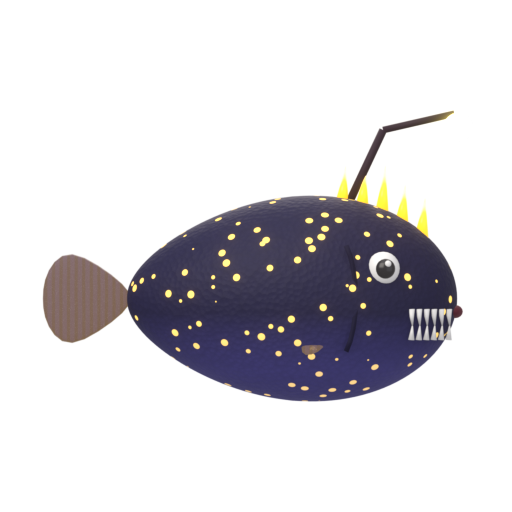
#> input picture assets/fish/abyssking.png, 512 x 512 px, given in place of roach.png, which was not available
$ python sheet.py
#> lines starting #> are read from the running program, lines starting #| are printed output that depends on the picture; pictures that were not available may be replaced by others from this repository, and a replacement may not be noted
### blender/fish_data.py
"""40 рыб игры «Улов». Один источник данных для рендера в Blender и для приложения."""


# [8 lines left out: function hx, not called in this run]


RARITIES = ['common', 'uncommon', 'rare', 'epic', 'legendary']
PLACES = ['pier', 'bay', 'sea', 'trench']

_C, _U, _R, _E, _L = RARITIES


def F(id, ru, rar, place, kg, ppk, arch='std', **kw):
    d = dict(id=id, ru=ru, rarity=rar, place=place, kg=kg, ppk=ppk, arch=arch)
    d.update(kw)
    return d


FISH = [
    # ---------- ПИРС ----------
    F('roach', 'Плотва', _C, 'pier', (0.1, 1.2), 12, base='#8fb0c8', belly='#eef3f6', fin='#e2603f',
      L=1.0, W=0.26, H=0.42, tail='fork', dorsal='single'),
    F('perch', 'Окунь', _C, 'pier', (0.1, 1.5), 14, base='#6f9248', belly='#efe6a6', fin='#e4663a',
      stripe='#2f4a2a', stripe_n=6, L=1.0, W=0.28, H=0.46, tail='fan', dorsal='twin'),
    F('bleak', 'Уклейка', _C, 'pier', (0.03, 0.2), 15, base='#b9cfdc', belly='#ffffff', fin='#d9e4ea',
      L=1.1, W=0.18, H=0.28, tail='fork', dorsal='single', dorsal_h=0.2),
    F('crucian', 'Карась', _C, 'pier', (0.2, 2.0), 14, base='#c99b4a', belly='#ecd89e', fin='#b86a3a',
      L=0.95, W=0.3, H=0.58, tail='fan', dorsal='long'),
    F('gudgeon', 'Пескарь', _C, 'pier', (0.03, 0.25), 18, base='#8d7e58', belly='#e6dcbc', fin='#b9a77a',
      spot='#4d3f27', spot_n=9, L=1.0, W=0.22, H=0.3, tail='fan', dorsal='single', dorsal_h=0.22),
    F('bream', 'Лещ', _U, 'pier', (0.4, 5.0), 22, base='#b3a982', belly='#e9e2c4', fin='#6f6a60',
      L=0.9, W=0.26, H=0.82, tail='fork', dorsal='single', dorsal_h=0.3),
    F('tench', 'Линь', _U, 'pier', (0.4, 4.0), 28, base='#617f40', belly='#bbb15f', fin='#3f5a2c',
      L=1.0, W=0.34, H=0.5, tail='round', dorsal='single', dorsal_h=0.22, eye_color='#e8742a'),
    F('ide', 'Язь', _U, 'pier', (0.3, 3.5), 26, base='#cfa94d', belly='#f0e2ad', fin='#d4452f',
      L=1.05, W=0.28, H=0.48, tail='fork', dorsal='single'),
    F('burbot', 'Налим', _R, 'pier', (0.5, 6.0), 60, base='#6e5d3b', belly='#d9cfa6', fin='#4d3f27',
      spot='#34291a', spot_n=6, L=1.5, W=0.3, H=0.34, tail='round', dorsal='long', dorsal_h=0.16,
      whiskers=1),
    F('goldcarp', 'Золотой карп', _R, 'pier', (1.0, 9.0), 90, base='#f3b833', belly='#fde7a0', fin='#f08a2a',
      glow='#ffcf4a', glow_s=0.18, L=1.05, W=0.34, H=0.6, tail='fan', dorsal='long', dorsal_h=0.34),
    # ---------- ЗАЛИВ ----------
    F('anchovy', 'Хамса', _C, 'bay', (0.01, 0.1), 60, base='#7fa9cc', belly='#f3f7fa', fin='#c8dbe8',
      L=1.1, W=0.17, H=0.24, tail='fork', dorsal='single', dorsal_h=0.16),
    F('mullet', 'Кефаль', _C, 'bay', (0.2, 2.5), 40, base='#b9c6cf', belly='#f2f5f7', fin='#98a8b3',
      stripe='#6e7f8b', stripe_n=7, stripe_axis='Z', L=1.15, W=0.26, H=0.36, tail='fork', dorsal='twin'),
    F('flounder', 'Камбала', _U, 'bay', (0.3, 3.0), 40, 'flat', base='#a07d52', belly='#cbb08a', fin='#8a6a44',
      spot='#5f4328', spot_n=7, L=1.0, W=0.13, H=0.7, tail='round', tail_size=0.35, dorsal=None),
    F('mackerel', 'Скумбрия', _U, 'bay', (0.2, 2.0), 55, base='#2f8294', belly='#e8f1f2', fin='#2a6e80',
      stripe='#0f3f4c', stripe_n=10, L=1.2, W=0.27, H=0.38, tail='fork', dorsal='twin', dorsal_h=0.2),
    F('goby', 'Бычок', _U, 'bay', (0.05, 0.5), 90, base='#80704f', belly='#d8caa4', fin='#5e5038',
      spot='#3b2f1c', spot_n=8, L=0.95, W=0.34, H=0.4, tail='round', dorsal='long', dorsal_h=0.2, big_head=1),
    F('seabass', 'Сибас', _R, 'bay', (0.5, 6.0), 120, base='#a8b8c6', belly='#f3f6f8', fin='#7d95ab',
      L=1.2, W=0.3, H=0.46, tail='fork', dorsal='twin', dorsal_h=0.22),
    F('mullet_red', 'Барабулька', _R, 'bay', (0.15, 1.0), 280, base='#e5776a', belly='#f9d6c8', fin='#f2c24a',
      L=1.0, W=0.28, H=0.44, tail='fork', dorsal='twin', whiskers=1),
    F('scorpion', 'Морской ёрш', _R, 'bay', (0.3, 3.0), 160, base='#c9502f', belly='#e8a07a', fin='#a63c22',
      spot='#7a2a1a', spot_n=8, L=0.9, W=0.36, H=0.52, tail='fan', dorsal='sail', dorsal_h=0.38,
      big_head=1, spikes=1),
    F('twilightkoi', 'Сумеречный кои', _E, 'bay', (1.5, 9.0), 210, base='#8f6fd6', belly='#e1d4ff', fin='#c6a8ff',
      spot='#ffffff', spot_n=3.2, glow='#9b6bff', glow_s=0.35, L=1.15, W=0.36, H=0.55, tail='fan', tail_size=0.65,
      dorsal='long', dorsal_h=0.3, whiskers=1),
    F('stingray', 'Скат-хвостокол', _E, 'bay', (2.0, 30.0), 90, 'ray', base='#6f8398', belly='#dfe7ee', fin='#58697a',
      spot='#c9d7e3', spot_n=6, L=1.0, W=0.14, H=0.95, tail='none', dorsal=None),
    # ---------- ОТКРЫТОЕ МОРЕ ----------
    F('herring', 'Сельдь', _U, 'sea', (0.1, 0.8), 70, base='#6d98bd', belly='#eef4f8', fin='#9fbad0',
      L=1.1, W=0.2, H=0.3, tail='fork', dorsal='single', dorsal_h=0.18),
    F('sardine', 'Сардина', _U, 'sea', (0.05, 0.4), 90, base='#5d8fb2', belly='#f2f7fa', fin='#a6c2d6',
      spot='#1f3f56', spot_n=11, L=1.05, W=0.2, H=0.28, tail='fork', dorsal='single', dorsal_h=0.16),
    F('tuna', 'Тунец', _R, 'sea', (8.0, 80.0), 45, base='#2a4d86', belly='#e1e8f0', fin='#f2c230',
      L=1.35, W=0.42, H=0.5, tail='lunate', tail_size=0.7, dorsal='twin', dorsal_h=0.22, finlets=1),
    F('barracuda', 'Барракуда', _R, 'sea', (2.0, 25.0), 70, base='#b0bac2', belly='#f1f4f6', fin='#7c8a94',
      stripe='#59656e', stripe_n=9, L=1.9, W=0.22, H=0.28, tail='fork', dorsal='single', dorsal_h=0.15,
      teeth=1, big_head=1),
    F('mahi', 'Махи-махи', _R, 'sea', (3.0, 30.0), 80, base='#2fb36a', belly='#f6d84a', fin='#2fb3a6',
      spot='#2f7fd1', spot_n=8, L=1.3, W=0.3, H=0.55, tail='lunate', tail_size=0.6, dorsal='sail', dorsal_h=0.3),
    F('swordfish', 'Рыба-меч', _E, 'sea', (30.0, 250.0), 30, base='#3b5f8d', belly='#dce6f0', fin='#2a4468',
      L=1.5, W=0.4, H=0.5, tail='lunate', tail_size=0.7, dorsal='single', dorsal_h=0.38, bill=1.1),
    F('moray', 'Мурена', _E, 'sea', (1.0, 12.0), 300, 'eel', base='#8c8d3d', belly='#d5d38a', fin='#7a7b30',
      spot='#3f4015', spot_n=9, L=2.0, W=0.25, H=0.25, bend=0.3, dorsal='ridge', mouth=1),
    F('catshark', 'Катран', _E, 'sea', (5.0, 40.0), 160, 'shark', base='#7d8e9d', belly='#f1f4f6', fin='#5e707f',
      L=1.5, W=0.36, H=0.42, tail='lunate', tail_size=0.65, dorsal='single', dorsal_h=0.4, spot='#47566a', spot_n=9),
    F('sailfish', 'Рыба-парусник', _L, 'sea', (20.0, 90.0), 150, base='#2166d8', belly='#dce8f8', fin='#2d86f0',
      spot='#0c2f78', spot_n=7, glow='#3a8bff', glow_s=0.3, L=1.5, W=0.34, H=0.46, tail='lunate', tail_size=0.7,
      dorsal='sail', dorsal_h=0.95, bill=0.8),
    F('whiteshark', 'Белая акула', _L, 'sea', (100.0, 600.0), 50, 'shark', base='#8a98a6', belly='#fafbfc', fin='#667583',
      L=1.7, W=0.52, H=0.55, tail='lunate', tail_size=0.8, dorsal='single', dorsal_h=0.55, teeth=1),
    # ---------- ГЛУБОКИЙ ЖЁЛОБ ----------
    F('blobfish', 'Рыба-капля', _R, 'trench', (0.5, 3.0), 700, 'round', base='#e8a6a2', belly='#f6d3cf', fin='#d98e8a',
      L=0.85, W=0.7, H=0.7, tail='fan', tail_size=0.3, dorsal=None, droop=1),
    F('lanternfish', 'Фонарная рыбка', _R, 'trench', (0.02, 0.1), 15000, base='#1f3d66', belly='#4a79b0', fin='#2a5588',
      spot='#9ff4ff', spot_n=9, glow='#7ee9ff', glow_s=0.5, L=1.0, W=0.22, H=0.34, tail='fork', dorsal='single',
      dorsal_h=0.16, spot_glow=1),
    F('viperfish', 'Рыба-гадюка', _E, 'trench', (0.1, 0.6), 9000, base='#1e4658', belly='#5d8aa0', fin='#143543',
      spot='#9ff4ff', spot_n=8, glow='#6fe6ff', glow_s=0.35, L=1.4, W=0.22, H=0.3, tail='fork', dorsal='single',
      dorsal_h=0.3, teeth=2, big_head=1, spot_glow=1),
    F('gulper', 'Мешкорот', _E, 'trench', (0.5, 4.0), 3000, 'eel', base='#2a2438', belly='#4a3f60', fin='#3a3050',
      glow='#c06bff', glow_s=0.25, L=2.0, W=0.27, H=0.27, bend=0.3, dorsal='ridge', gulper=1),
    F('anglerfish', 'Удильщик', _E, 'trench', (2.0, 25.0), 700, 'round', base='#5b3a52', belly='#a67a8f', fin='#42283d',
      spot='#2d1a29', spot_n=6, L=1.0, W=0.7, H=0.74, tail='fan', tail_size=0.4, dorsal=None, lure=1, teeth=2),
    F('leviathan', 'Лунный левиафан', _L, 'trench', (50.0, 400.0), 300, base='#9bb9e8', belly='#f1f7ff', fin='#c9dcff',
      glow='#bfe3ff', glow_s=0.45, spot='#ffffff', spot_n=2.4, L=1.8, W=0.62, H=0.7, tail='lunate', tail_size=0.8,
      dorsal='sail', dorsal_h=0.55),
    F('stareel', 'Звёздный угорь', _L, 'trench', (3.0, 30.0), 2500, 'eel', base='#1a2a66', belly='#3b57b8', fin='#2d44a0',
      spot='#ffe9a0', spot_n=10, glow='#ffd96b', glow_s=0.55, L=2.0, W=0.25, H=0.25, bend=0.3, dorsal='ridge',
      spot_glow=1),
    F('ghostfish', 'Призрачная рыба', _L, 'trench', (1.0, 10.0), 6000, base='#d9ecf7', belly='#ffffff', fin='#b6dbf0',
      glow='#a9e6ff', glow_s=0.9, L=1.15, W=0.3, H=0.5, tail='fan', tail_size=0.7, dorsal='long', dorsal_h=0.3,
      ghost=1),
    F('golddragon', 'Золотой дракон', _L, 'trench', (10.0, 80.0), 1500, 'eel', base='#f0b52b', belly='#ffe49a', fin='#e5532a',
      glow='#ffbe3a', glow_s=0.4, L=2.0, W=0.28, H=0.28, bend=0.3, dorsal='mane', whiskers=2, dragon=1),
    F('abyssking', 'Король глубин', _L, 'trench', (40.0, 300.0), 1000, 'round', base='#22204a', belly='#4a4690', fin='#33306a',
      spot='#ffd36b', spot_n=7, glow='#ffc84a', glow_s=0.35, L=1.25, W=0.8, H=0.82, tail='fan', tail_size=0.5,
      dorsal=None, lure=1, teeth=2, crown=1, spot_glow=1),
]

assert len(FISH) == 40, len(FISH)

### blender/sheet.py
"""Контактный лист всех рыб для быстрой проверки глазами."""
import sys, os
from PIL import Image
here = os.path.dirname(os.path.abspath(__file__))
sys.path.insert(0, here)
from fish_data import FISH

W, cols = 200, 8
rows = (len(FISH) + cols - 1) // cols
sheet = Image.new('RGBA', (W * cols, W * rows), (235, 225, 215, 255))
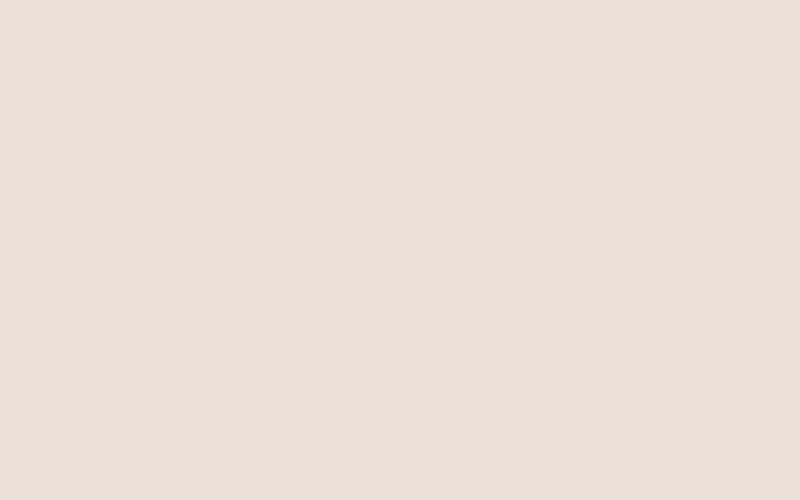
#> sheet: PIL image 1600x1000 RGBA (shown at 1/2 size); mean R, G, B, A 235, 225, 215, 255
for i, p in enumerate(FISH):
    im = Image.open(os.path.join(here, '..', 'assets', 'fish', p['id'] + '.png')).resize((W, W))
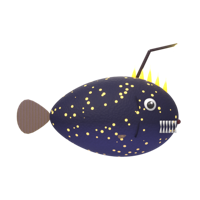
#> im: PIL image 200x200 RGBA; mean R, G, B, A 20.7, 19.1, 22.5, 58.2; transparent parts drawn white
    sheet.alpha_composite(im, ((i % cols) * W, (i // cols) * W))
#> pass 2 of the loop `for i, p in enumerate(FISH):`:
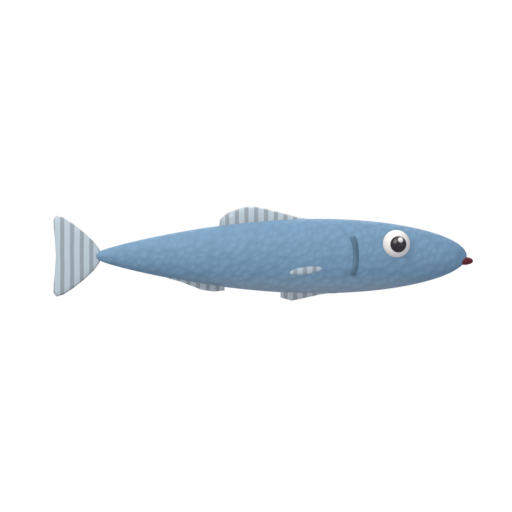
#> input picture assets/fish/anchovy.png, 512 x 512 px, given in place of perch.png, which was not available
#> `sheet.alpha_composite(im, ((i % cols) * W, (i // cols) * W))`:
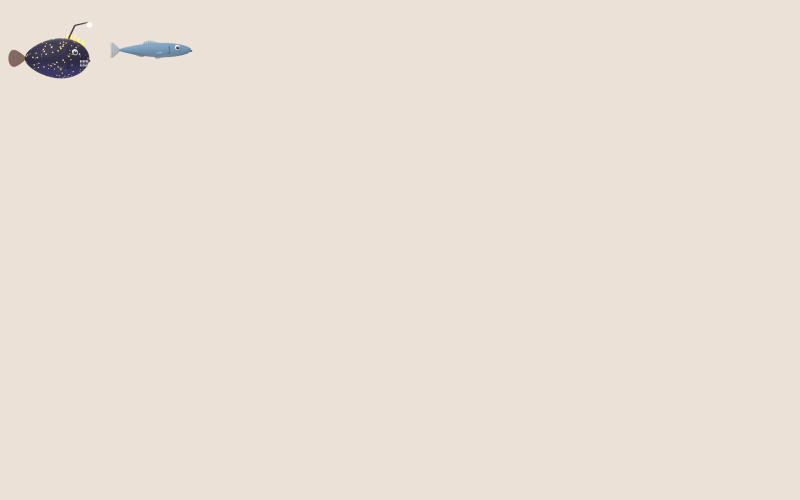
#> sheet: PIL image 1600x1000 RGBA (shown at 1/2 size); mean R, G, B, A 233.9, 224, 214.2, 255
#> (the run stopped early here; a loop or call above may not have finished)
